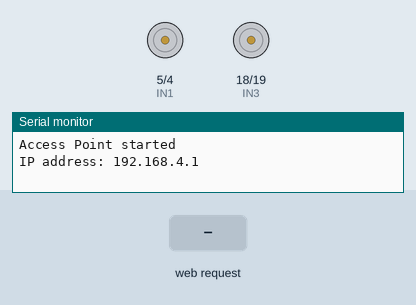
Recording of a sketch running on a simulated ESP32. On the bench: motor-driver pin pairs drawn as motors (green arrow = first pin HIGH = forward, orange = second pin HIGH = backward, longer = more drive), the last lines printed to the serial monitor. Inputs (shaded band) come from the test bench.

Above: at 1.2 s.
1.3 s: HTTP request GET /forward received
At 2.0 s:
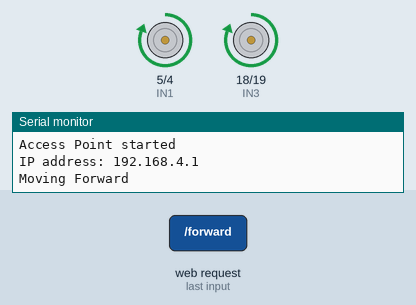
2.8 s: HTTP request GET /backward received
At 3.1 s:
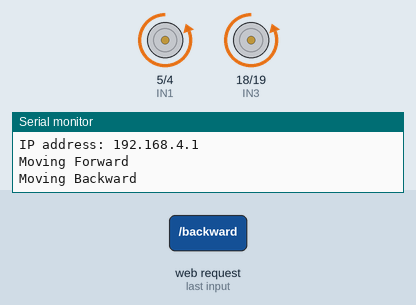
4.3 s: HTTP request GET /stop received
At 5.4 s:
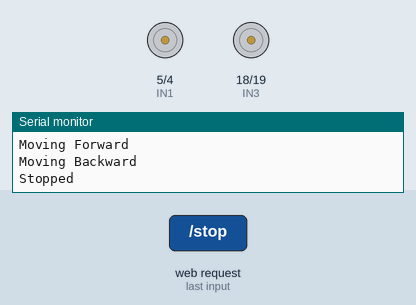
Timing chart, 0 to 7.3 s (numbered marks = the images above; inputs shaded):
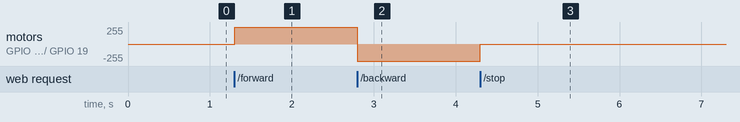

The sketch:

code.ino
```cpp
#include <WiFi.h>
#include <WebServer.h>
#include <Wire.h>
#include <Adafruit_Sensor.h>
#include <Adafruit_MPU6050.h>

const char* ssid = "ESP32_AP";
const char* password = "12345678";

WebServer server(80);
Adafruit_MPU6050 mpu;

// Motor pins
#define IN1 5
#define IN2 4
#define IN3 18
#define IN4 19

void setup() {
  Serial.begin(115200);

  // Set up Access Point
  WiFi.softAP(ssid, password);
  Serial.println("Access Point started");
  Serial.print("IP address: ");
  Serial.println(WiFi.softAPIP());

  if (!mpu.begin()) {
    Serial.println("Failed to find MPU6050 chip");
    while (1) {
      delay(10);
    }
  }

  mpu.setAccelerometerRange(MPU6050_RANGE_8_G);
  mpu.setGyroRange(MPU6050_RANGE_500_DEG);
  mpu.setFilterBandwidth(MPU6050_BAND_21_HZ);

  server.on("/", handleRoot);
  server.on("/forward", handleForward);
  server.on("/backward", handleBackward);
  server.on("/stop", handleStop);
  server.on("/gyro", handleGyro);

  server.begin();

  pinMode(IN1, OUTPUT);
  pinMode(IN2, OUTPUT);
  pinMode(IN3, OUTPUT);
  pinMode(IN4, OUTPUT);

  digitalWrite(IN1, LOW);
  digitalWrite(IN2, LOW);
  digitalWrite(IN3, LOW);
  digitalWrite(IN4, LOW);
}

void loop() {
  server.handleClient();
}

void handleRoot() {
  String html = "<html>\
  <head>\
  <title>Car Bot</title>\
  <style>\
    body { font-family: Arial, sans-serif; background-color: #f4f4f4; text-align: center; padding: 50px; }\
    h1 { color: #333; }\
    button {\
      padding: 15px 25px;\
      font-size: 24px;\
      margin: 10px;\
      cursor: pointer;\
      border-radius: 5px;\
      border: none;\
      color: #fff;\
    }\
    button#forward { background-color: #4CAF50; }\
    button#backward { background-color: #f44336; }\
    button#stop { background-color: #555; }\
    #gyro { font-size: 20px; }\
  </style>\
  </head>\
  <body>\
  <h1>Car Bot Control</h1>\
  <button id='forward' onclick=\"sendData('/forward')\">Move Forward</button>\
  <button id='backward' onclick=\"sendData('/backward')\">Move Backward</button>\
  <button id='stop' onclick=\"sendData('/stop')\">Stop</button>\
  <h2>Gyro Readings</h2>\
  <p id=\"gyro\">Loading...</p>\
  <script>\
    function sendData(url) {\
      fetch(url).then(response => response.text()).then(data => console.log(data));\
    }\
    setInterval(function() {\
      fetch('/gyro').then(response => response.text()).then(data => {\
        document.getElementById('gyro').innerHTML = data;\
      });\
    }, 1000);\
  </script>\
  </body>\
  </html>";
  server.send(200, "text/html", html);
}

void handleForward() {
  digitalWrite(IN1, HIGH);
  digitalWrite(IN2, LOW);
  digitalWrite(IN3, HIGH);
  digitalWrite(IN4, LOW);
  Serial.println("Moving Forward");
  server.send(200, "text/plain", "Moving Forward");
}

void handleBackward() {
  digitalWrite(IN1, LOW);
  digitalWrite(IN2, HIGH);
  digitalWrite(IN3, LOW);
  digitalWrite(IN4, HIGH);
  Serial.println("Moving Backward");
  server.send(200, "text/plain", "Moving Backward");
}

void handleStop() {
  digitalWrite(IN1, LOW);
  digitalWrite(IN2, LOW);
  digitalWrite(IN3, LOW);
  digitalWrite(IN4, LOW);
  Serial.println("Stopped");
  server.send(200, "text/plain", "Stopped");
}

void handleGyro() {
  sensors_event_t a, g, temp;
  mpu.getEvent(&a, &g, &temp);
  String data = "Gyro X: " + String(g.gyro.x) + ", Gyro Y: " + String(g.gyro.y) + ", Gyro Z: " + String(g.gyro.z);
  Serial.println(data);
  server.send(200, "text/plain", data);
}
```

Measured:
- after the input at 1.3 s, motor on GPIO 5 (IN1) / GPIO 4 (IN2), motor on GPIO 18 (IN3) / GPIO 19 (IN4): stopped → forward 255/255 at once
- after the input at 2.8 s, motor on GPIO 5 (IN1) / GPIO 4 (IN2), motor on GPIO 18 (IN3) / GPIO 19 (IN4): forward 255/255 → backward 255/255 at once
- after the input at 4.3 s, motor on GPIO 5 (IN1) / GPIO 4 (IN2), motor on GPIO 18 (IN3) / GPIO 19 (IN4): backward 255/255 → stopped at once
